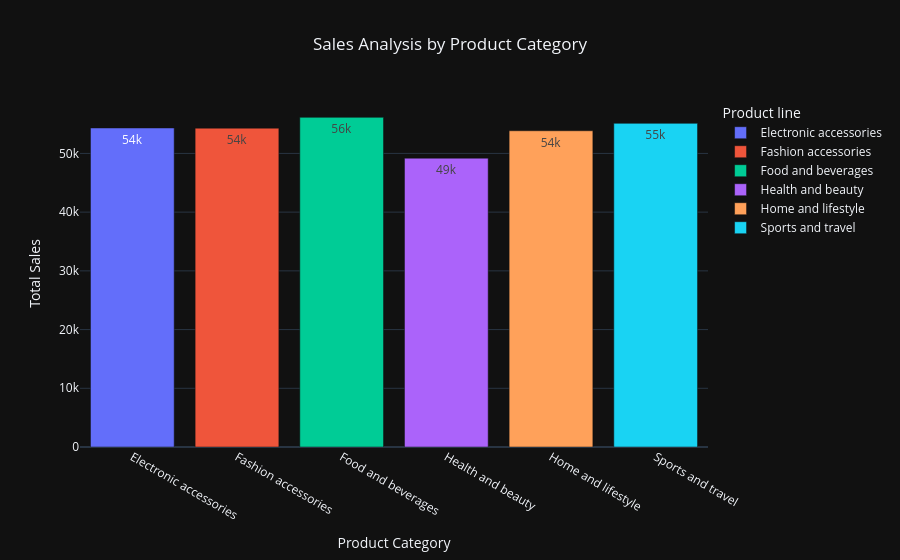

Source (notebook cell):
### Code cell
# Category-wise Sales Analysis

category_sales = df.groupby('Product line')['Total'].sum().reset_index()

fig = px.bar(
    category_sales,
    x='Product line',
    y='Total',
    color='Product line',
    title='Sales Analysis by Product Category',
    text_auto='.2s'
)

fig.update_layout(
    template='plotly_dark',
    xaxis_title='Product Category',
    yaxis_title='Total Sales',
    title_x=0.5
)

fig.show()

### Figure 1 — Plotly figure (JSON) as saved in the notebook; plotly's stock layout.template omitted (floating-point values rounded to 4 significant figures)
{"data": [{"hovertemplate": "Product line=%{x}<br>Total=%{y}<extra></extra>", "legendgroup": "Electronic accessories", "marker": {"color": "#636efa", "pattern": {"shape": ""}}, "name": "Electronic accessories", "orientation": "v", "showlegend": true, "textposition": "auto", "texttemplate": "%{y:.2s}", "type": "bar", "x": ["Electronic accessories"], "xaxis": "x", "y": [54340.0], "yaxis": "y"}, {"hovertemplate": "Product line=%{x}<br>Total=%{y}<extra></extra>", "legendgroup": "Fashion accessories", "marker": {"color": "#EF553B", "pattern": {"shape": ""}}, "name": "Fashion accessories", "orientation": "v", "showlegend": true, "textposition": "auto", "texttemplate": "%{y:.2s}", "type": "bar", "x": ["Fashion accessories"], "xaxis": "x", "y": [54310.0], "yaxis": "y"}, {"hovertemplate": "Product line=%{x}<br>Total=%{y}<extra></extra>", "legendgroup": "Food and beverages", "marker": {"color": "#00cc96", "pattern": {"shape": ""}}, "name": "Food and beverages", "orientation": "v", "showlegend": true, "textposition": "auto", "texttemplate": "%{y:.2s}", "type": "bar", "x": ["Food and beverages"], "xaxis": "x", "y": [56140.0], "yaxis": "y"}, {"hovertemplate": "Product line=%{x}<br>Total=%{y}<extra></extra>", "legendgroup": "Health and beauty", "marker": {"color": "#ab63fa", "pattern": {"shape": ""}}, "name": "Health and beauty", "orientation": "v", "showlegend": true, "textposition": "auto", "texttemplate": "%{y:.2s}", "type": "bar", "x": ["Health and beauty"], "xaxis": "x", "y": [49190.0], "yaxis": "y"}, {"hovertemplate": "Product line=%{x}<br>Total=%{y}<extra></extra>", "legendgroup": "Home and lifestyle", "marker": {"color": "#FFA15A", "pattern": {"shape": ""}}, "name": "Home and lifestyle", "orientation": "v", "showlegend": true, "textposition": "auto", "texttemplate": "%{y:.2s}", "type": "bar", "x": ["Home and lifestyle"], "xaxis": "x", "y": [53860.0], "yaxis": "y"}, {"hovertemplate": "Product line=%{x}<br>Total=%{y}<extra></extra>", "legendgroup": "Sports and travel", "marker": {"color": "#19d3f3", "pattern": {"shape": ""}}, "name": "Sports and travel", "orientation": "v", "showlegend": true, "textposition": "auto", "texttemplate": "%{y:.2s}", "type": "bar", "x": ["Sports and travel"], "xaxis": "x", "y": [55120.0], "yaxis": "y"}], "layout": {"barmode": "relative", "legend": {"title": {"text": "Product line"}, "tracegroupgap": 0}, "title": {"text": "Sales Analysis by Product Category", "x": 0.5}, "xaxis": {"anchor": "y", "categoryarray": ["Electronic accessories", "Fashion accessories", "Food and beverages", "Health and beauty", "Home and lifestyle", "Sports and travel"], "categoryorder": "array", "domain": [0, 1], "title": {"text": "Product Category"}}, "yaxis": {"anchor": "x", "domain": [0, 1], "title": {"text": "Total Sales"}}}}
